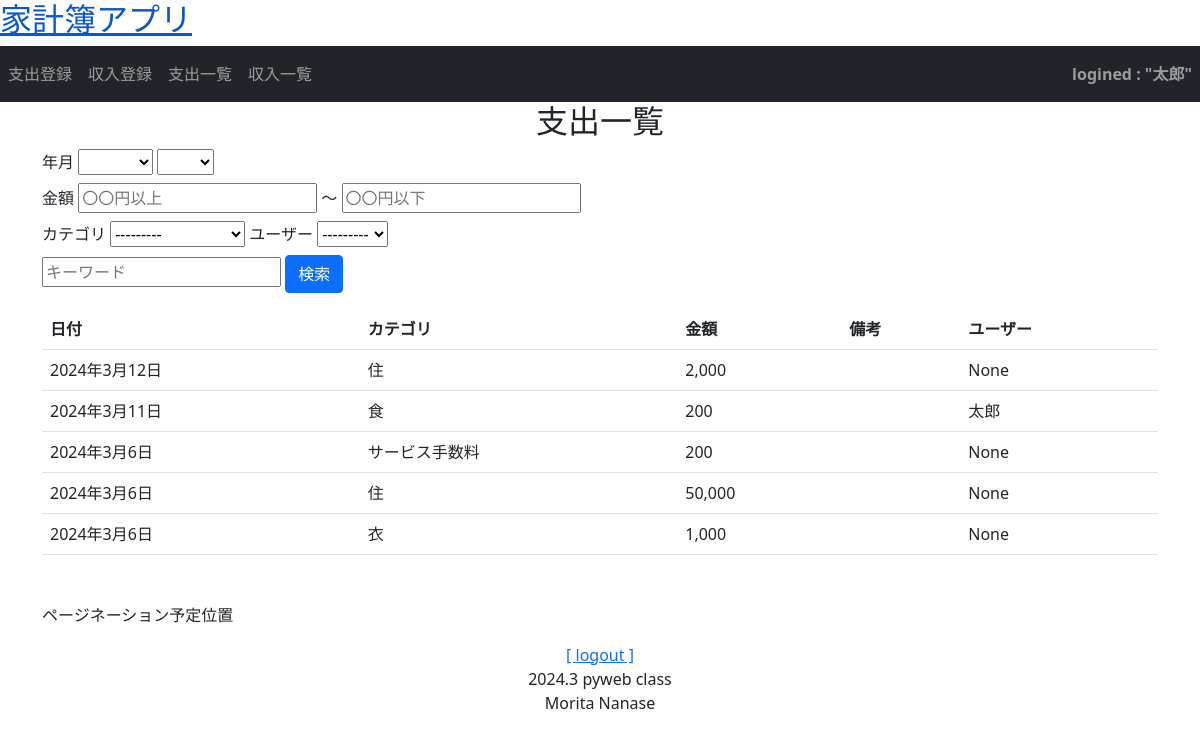
/money/payment_list/ (signed in), run on the app's committed database.
### accounts/models.py (models this page shows)
class User(AbstractBaseUser, PermissionsMixin):
    account_id = models.CharField(
        verbose_name=_("account_id"),
        unique=True,
        max_length=10
    )
    email = models.EmailField(
        verbose_name=_("email"),
        unique=True
    )
    family_name = models.ForeignKey(
        Family,
        verbose_name=_("家名"),
        on_delete=models.CASCADE,
        null=True,
        default=None  # デフォルト値
    )
    first_name = models.CharField(
        verbose_name=_("名前"),
        max_length=150,
        null=True,
        blank=False
    )
    is_superuser = models.BooleanField(
        verbose_name=_("is_superuer"),
        default=False
    )
    is_staff = models.BooleanField(
        verbose_name=_('staff status'),
        default=True,
    )
    is_active = models.BooleanField(
        verbose_name=_('active'),
        default=True,
    )
    created_at = models.DateTimeField(
        verbose_name=_("created_at"),
        auto_now_add=True
    )
    updated_at = models.DateTimeField(
        verbose_name=_("updateded_at"),
        auto_now=True
    )
    objects = UserManager()
    USERNAME_FIELD = 'account_id' # ログイン時、ユーザー名の代わりにaccount_idを使用
    REQUIRED_FIELDS = ['email']  # スーパーユーザー作成時にemailも設定
    def __str__(self):
        return self.account_id

### money/models.py (models this page shows, shortened)
class Payment(models.Model):
    account_id = models.ForeignKey(User, on_delete=models.SET_NULL, null=True)
    item = models.ForeignKey(PaymentItem, verbose_name='支出項目', on_delete=models.SET_NULL, null=True, blank=True)
    user_item = models.ForeignKey(PaymentOrigItem, verbose_name='ユーザー設定支出項目', on_delete=models.SET_NULL, null=True, blank=True)
    date = models.DateField('日付')
    category = models.ForeignKey(PaymentCategory, on_delete=models.PROTECT, verbose_name='カテゴリ')
    price = models.IntegerField('金額')
    description = models.TextField('備考', null=True, blank=True)

class PaymentCategory(models.Model):
    name = models.CharField('支出カテゴリ', max_length=32)
    def __str__(self):
        return self.name

### money/views.py (the view, shortened to what this page needs)
# urls.py: path('money/payment_list/', PaymentList.as_view(), name='payment_list'),
class PaymentList(LoginRequiredMixin, generic.ListView):
    template_name = 'money/list.html'
    model = Payment # Paymentモデルのレコードを渡す {{payment_list}}もしくは{{object_list}}
    ordering = '-date'
    def get_queryset(self):
        queryset = super().get_queryset() # PaymentList.objects.all()と同等
        self.form = form = PaymentSearchForm(self.request.GET or None)
        return queryset
    def get_context_data(self, **kwargs): # オーバーライド
        context = super().get_context_data(**kwargs)  # 親クラスの get_context_dataメソッドを実行
        context['page_title'] = '支出一覧' # list.html
        context['search_form'] = self.form  # search_form変数をcontextに追加
        context['lists'] = self.get_queryset() # list.html
        return context # テンプレートをcontextに渡す{{ search_form }}で使用

### money/templates/money/list.html (shortened to what this page needs)
{% extends 'money/base.html' %}
{% load humanize %}
{% block title %}
  <h2>{{ page_title }}</h2>
{% endblock %}
{% block content %}
  <form class="mt-1" id="search-form" action="" method="GET">
    <div>
      <label class="label mr-4">年月</label>
      {{ search_form.year }}
      {{ search_form.month }}
    </div>
    <div class="mt-2">
      <label class="label mr-4">金額</label>
      {{ search_form.greater_than }}
      <span class="ml-2 mr-4">～</span>
      {{ search_form.less_than }}
    </div>
    <div class="mt-2">
      <label class="label mr-4">カテゴリ</label>
      {{ search_form.category }}
      <label class="label mr-4">ユーザー</label>
      {{ search_form.account_id }}
    </div>
    <div class="mt-2">
      {{ search_form.key_word }}
      <button class="btn btn-primary" type="submit">検索</button>
    </div>
  </form>
  <table class="table mt-3">
    <tr>
      <th>日付</th>
      <th>カテゴリ</th>
      <th>金額</th>
      <th>備考</th>
      <th>ユーザー</th>
    </tr>
    {% for list in lists %}
    <tr>
      <td>{{ list.date }}</td>
      <td>{{ list.category }}</td>
      <td>{{ list.price|intcomma}}</td>
      <td>
        <td>{{ list.account_id }}</td>
      </td>
    </tr>
    {% endfor %}
  </table>
  <div class="mt-5">
    <p>ページネーション予定位置</p>
  </div>
{% endblock %}

### money/templates/money/base.html (shortened to what this page needs)
<!DOCTYPE html>
<html lang="ja">
<head>
  <link href="https://cdn.jsdelivr.net/npm/bootstrap@5.0.2/dist/css/bootstrap.min.css" rel="stylesheet"
>
</head>
<body>
  <header class="page-header">
    <h2>
      <a href="{% url 'money:payment_list' %}" class="header-title">家計簿アプリ</a>
    </h2>
    <nav class="navbar fixed-top navbar-expand navbar-dark bg-dark">
      <ul style="width:100%" class="navbar-nav mr-auto">
        <li class="nav-item">
          <a class="nav-link" href="{% url 'money:payment_create'%}">支出登録</a>
        </li>
        <li class="nav-item">
          <a class="nav-link" href="{% url 'money:income_create'%}">収入登録</a>
        </li>
        <li class="nav-item">
          <a class="nav-link" href="{% url 'money:payment_list' %}">支出一覧</a>
        </li>
        <li class="nav-item">
          <a class="nav-link" href="{% url 'money:income_list'%}">収入一覧</a>
        </li>
        <li class="nav-item nav-link ms-auto fw-bold">
          {% if user.is_authenticated %}
            logined : "{{ user.account_id }}"
          {% else %}
            logouted
          {% endif %}
        </li>
      </ul>
    </nav>
  </header>
  <div class="layout mx-auto text-center">
      {% block title %}{% endblock %}
  </div>
  <div class="container">
      <main>
        {% block content %}{% endblock %}
      </main>
  </div>
  <div class="my-3 text-center">
      <span class="font-weight-bold">
          <a href="/logout?next=">[ logout ]</a>
      </span>
      <span class="float-right">
        <div>2024.3 pyweb class</div>
        <div>Morita Nanase</div>
      </span>
  </div>
</body>
</html>

### money/templates/money/base.html (style rules this page uses)
.navbar { position: relative; z-index: 1; }
.container { position: relative; z-index: 2; }

### data on the page
User: account_id "太郎"
User: account_id "---------"
Payment: date "2024年3月12日", category "住", price "2,000", account_id "None"
Payment: date "2024年3月11日", category "食", price "200", account_id "太郎"
Payment: date "2024年3月6日", category "サービス手数料", price "200", account_id "None"
Payment: date "2024年3月6日", category "住", price "50,000", account_id "None"
Payment: date "2024年3月6日", category "衣", price "1,000", account_id "None"

### other printed values
{{ page_title }} "支出一覧"
